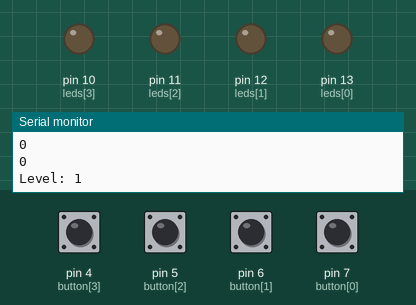
A program run on a simulated Arduino Uno, built with avr-gcc and run on an emulated ATmega328P. Shown: output pins drawn as LEDs (lit = HIGH), the last lines printed to the serial monitor. Dashed ring = blinking. Inputs (shaded band) come from the test bench; at power-on: pin 4 (button[3]), pin 5 (button[2]), pin 6 (button[1]), pin 7 (button[0]) HIGH. Random numbers use the default seed unless the program sets one.

Above: at 1.6 s.
1.7 s: pin 4 (button[3]) pulled LOW for 0.15 s
At 2.1 s:
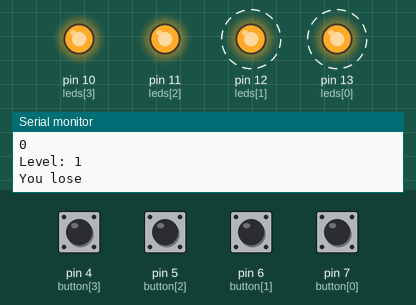
4.7 s: pin 5 (button[2]) pulled LOW for 1 s
At 7.2 s:
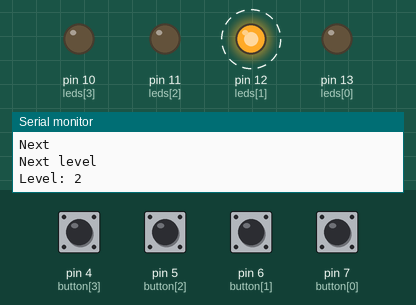
8.7 s: pin 5 (button[2]) pulled LOW for 0.15 s
At 9.1 s:
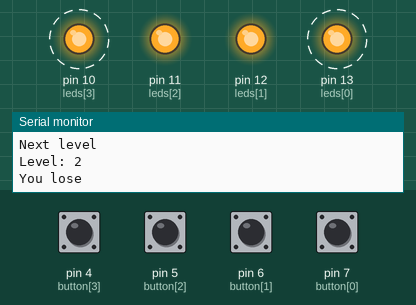
11.7 s: pin 4 (button[3]) pulled LOW for 1 s
At 12.5 s:
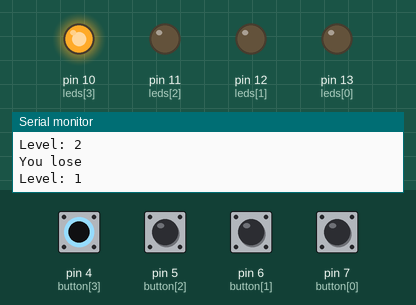
Timing chart, 0 to 15.7 s (numbered marks = the images above; inputs shaded):
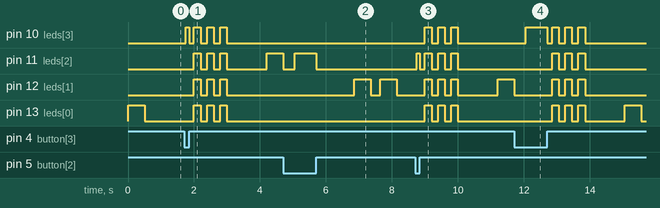

Measured:
- after the input at 1.7 s, pin 10 (leds[3]): LOW → HIGH after 0.05 s, then moves between LOW and HIGH, repeating every 0.40 s; pin 11 (leds[2]): LOW → HIGH after 0.30 s, then repeats every 0.40 s: LOW 0.20 s, HIGH 0.20 s
- after the input at 4.7 s, pin 12 (leds[1]): alternates HIGH for 0.50 s and LOW for 0.30 s, starting after 2.2 s
- after the input at 8.7 s, pin 10 (leds[3]): alternates HIGH for 0.20 s and LOW for 0.20 s, 6 changes in all, then stays LOW, starting after 0.30 s; pin 11 (leds[2]): LOW → HIGH after 0.05 s, then moves between LOW and HIGH, repeating every 0.40 s
- after the input at 11.7 s, pin 10 (leds[3]): LOW → HIGH after 0.35 s, then moves between LOW and HIGH, repeating every 0.40 s; pin 11 (leds[2]): alternates HIGH for 0.20 s and LOW for 0.20 s, 6 changes in all, then stays LOW, starting after 1.2 s

The program:

main.cpp
```cpp
#include <Arduino.h>
#include "mainH.h"
void setup() {
  Serial.begin(9600);

  for(int i = 0; i < 4; i++){
    pinMode(leds[i],OUTPUT);
    pinMode(button[i],INPUT_PULLUP);
 }
 randomSeed(analogRead(A0) + analogRead(A1));
   for(int i = 0; i < 5; i++){
      Serial.println(seq[i]);
   }
}


void loop() {
  mainfunc();
}
```

mainH.h
```cpp
#pragma once
#include <Arduino.h>

int leds[4] = {13, 12, 11, 10};
int button[4] = {7, 6, 5, 4};

int level = 1;
int seq[20] = {};
int valuebuttonpressed = -1;

void setupGame() {
  for (int i = 0; i < level; i++) {
    int randIndex = random(0, 4);
    seq[i] = randIndex;

    digitalWrite(leds[randIndex], HIGH);
    delay(500);
    digitalWrite(leds[randIndex], LOW);
    delay(300);
  }
}

void buttonWait() {
  while (true) {
    for (int i = 0; i < 4; i++) {
      if (digitalRead(button[i]) == LOW) {
        valuebuttonpressed = i;
        delay(50);
        digitalWrite(leds[i],1);
        while (digitalRead(button[i]) == LOW) {
          delay(10);
        }
        digitalWrite(leds[i],0);
        delay(150);
        return;
      }
    }
  }
}

void mainfunc() {
  Serial.print("Level: ");
  Serial.println(level);

  setupGame();

  for (int i = 0; i < level; i++) {
    buttonWait();

    if (valuebuttonpressed == seq[i]) {
      Serial.println("Next");
    } else {
      Serial.println("You lose");


      for (int j = 0; j < 3; j++) {
        for (int k = 0; k < 4; k++) digitalWrite(leds[k], HIGH);
        delay(200);
        for (int k = 0; k < 4; k++) digitalWrite(leds[k], LOW);
        delay(200);
      }

      level = 1;
      delay(1000);
      return;
    }
  }

  level++;
    Serial.println("Next level");
  delay(1000);
}
```
